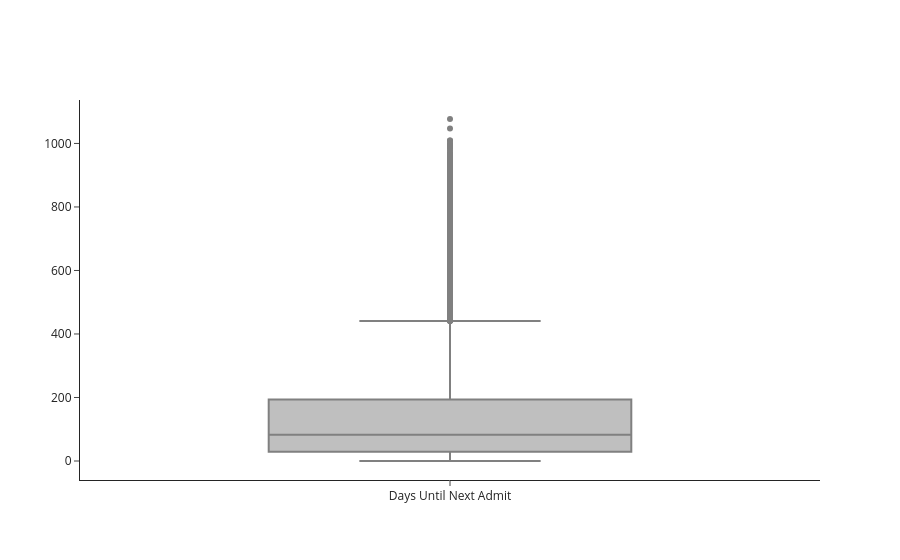

Notebook code for this chart:
### Code cell
fig = go.Figure(
    data = [
        go.Box(
            y = days_until_next_admit,
            showlegend = False,
            marker_color = "grey",
            name = "Days Until Next Admit"
        )
    ],
)
fig.update_layout(template = "simple_white")
fig.show()
Path(f"plots/{inpatient_key}").mkdir(parents=True, exist_ok=True)
fig.write_html(f"plots/{inpatient_key}/last_admit_box.html")

### Figure 1 — Plotly figure (JSON) as saved in the notebook; plotly's stock layout.template omitted (floating-point values rounded to 4 significant figures; data arrays with more than 128 entries replaced by an {"elided": "..."} marker saying what was removed)
{"data": [{"marker": {"color": "grey"}, "name": "Days Until Next Admit", "showlegend": false, "type": "box", "y": {"elided": "28993 float values"}}], "layout": {}}
